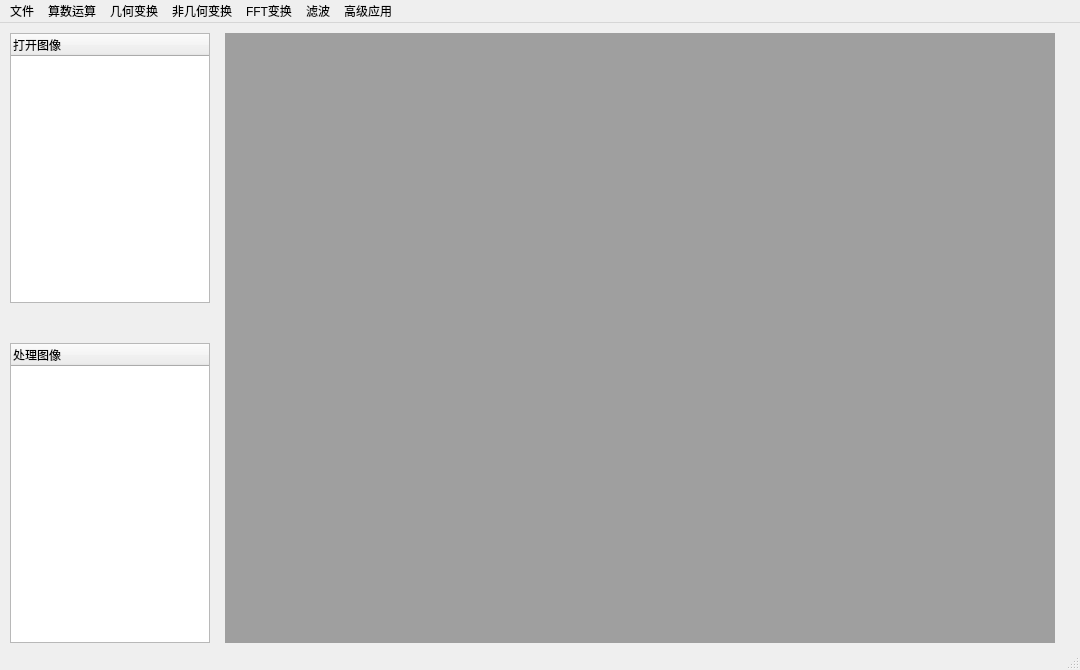
<?xml version="1.0" encoding="UTF-8"?>
<ui version="4.0">
 <class>MainWindow</class>
 <widget class="QMainWindow" name="MainWindow">
  <property name="geometry">
   <rect>
    <x>0</x>
    <y>0</y>
    <width>1080</width>
    <height>670</height>
   </rect>
  </property>
  <property name="windowTitle">
   <string>MainWindow</string>
  </property>
  <widget class="QWidget" name="centralwidget">
   <widget class="QMdiArea" name="mdiAreaOriginal">
    <property name="geometry">
     <rect>
      <x>225</x>
      <y>10</y>
      <width>830</width>
      <height>610</height>
     </rect>
    </property>
   </widget>
   <widget class="QTreeWidget" name="listFiles">
    <property name="geometry">
     <rect>
      <x>10</x>
      <y>10</y>
      <width>200</width>
      <height>270</height>
     </rect>
    </property>
    <column>
     <property name="text">
      <string>打开图像</string>
     </property>
    </column>
   </widget>
   <widget class="QTreeWidget" name="listPFiles">
    <property name="geometry">
     <rect>
      <x>10</x>
      <y>320</y>
      <width>200</width>
      <height>300</height>
     </rect>
    </property>
    <column>
     <property name="text">
      <string>处理图像</string>
     </property>
    </column>
   </widget>
   <widget class="QPushButton" name="clickDown">
    <property name="geometry">
     <rect>
      <x>50</x>
      <y>285</y>
      <width>32</width>
      <height>32</height>
     </rect>
    </property>
    <property name="text">
     <string/>
    </property>
    <property name="icon">
     <iconset resource="sources.qrc">
      <normaloff>:/icon/resources/down.ico</normaloff>:/icon/resources/down.ico</iconset>
    </property>
    <property name="flat">
     <bool>true</bool>
    </property>
   </widget>
   <widget class="QPushButton" name="clickUp">
    <property name="geometry">
     <rect>
      <x>140</x>
      <y>285</y>
      <width>32</width>
      <height>32</height>
     </rect>
    </property>
    <property name="text">
     <string/>
    </property>
    <property name="icon">
     <iconset resource="sources.qrc">
      <normaloff>:/icon/resources/up.ico</normaloff>:/icon/resources/up.ico</iconset>
    </property>
    <property name="flat">
     <bool>true</bool>
    </property>
   </widget>
  </widget>
  <widget class="QMenuBar" name="menubar">
   <property name="geometry">
    <rect>
     <x>0</x>
     <y>0</y>
     <width>1080</width>
     <height>22</height>
    </rect>
   </property>
   <widget class="QMenu" name="menuFile">
    <property name="title">
     <string>文件</string>
    </property>
    <addaction name="actionOpenFile"/>
    <addaction name="actionCloseFile"/>
    <addaction name="actionSaveFile"/>
   </widget>
   <widget class="QMenu" name="menuArithm">
    <property name="title">
     <string>算数运算</string>
    </property>
    <addaction name="actionNegOps"/>
    <addaction name="separator"/>
    <addaction name="actionToGrayScale"/>
    <addaction name="actionToBinary"/>
    <addaction name="separator"/>
    <addaction name="actionArithmOpses"/>
   </widget>
   <widget class="QMenu" name="menuGeometryOps">
    <property name="title">
     <string>几何变换</string>
    </property>
    <widget class="QMenu" name="menu">
     <property name="title">
      <string>镜像</string>
     </property>
     <addaction name="actionFlipHorizontal"/>
     <addaction name="actionFlipVertical"/>
    </widget>
    <addaction name="actionMove"/>
    <addaction name="menu"/>
    <addaction name="actionRotate"/>
    <addaction name="actionScaleUp"/>
    <addaction name="actionScaleDown"/>
   </widget>
   <widget class="QMenu" name="menuNonGeometryOps">
    <property name="title">
     <string>非几何变换</string>
    </property>
    <addaction name="actionScaleGrayExp"/>
    <addaction name="separator"/>
    <addaction name="actionHistogramEqualize"/>
   </widget>
   <widget class="QMenu" name="menuFFTOps">
    <property name="title">
     <string>FFT变换</string>
    </property>
    <addaction name="actionFFTOps"/>
    <addaction name="actionFFTAndIFFTOps"/>
   </widget>
   <widget class="QMenu" name="menuFilterOps">
    <property name="title">
     <string>滤波</string>
    </property>
    <addaction name="actionMeanFilter"/>
    <addaction name="actionMedianFilter"/>
    <addaction name="actionGaussianFilter"/>
   </widget>
   <widget class="QMenu" name="menuAdvanceOps">
    <property name="title">
     <string>高级应用</string>
    </property>
    <widget class="QMenu" name="menuEdgeDetect">
     <property name="title">
      <string>边缘检测</string>
     </property>
     <addaction name="actionRobertsDetect"/>
     <addaction name="actionSobelDetect"/>
     <addaction name="actionPrewittDetect"/>
     <addaction name="actionLaplaceDetect"/>
    </widget>
    <widget class="QMenu" name="menu_2">
     <property name="title">
      <string>项数重构例子</string>
     </property>
     <addaction name="actionDisplayRExample"/>
     <addaction name="actionExampleRefactor"/>
    </widget>
    <addaction name="menuEdgeDetect"/>
    <addaction name="actionKmeansClustering"/>
    <addaction name="menu_2"/>
    <addaction name="actionLaplaceSharpen"/>
   </widget>
   <addaction name="menuFile"/>
   <addaction name="menuArithm"/>
   <addaction name="menuGeometryOps"/>
   <addaction name="menuNonGeometryOps"/>
   <addaction name="menuFFTOps"/>
   <addaction name="menuFilterOps"/>
   <addaction name="menuAdvanceOps"/>
  </widget>
  <widget class="QStatusBar" name="statusbar"/>
  <action name="actionOpenFile">
   <property name="text">
    <string>打开文件</string>
   </property>
  </action>
  <action name="actionCloseFile">
   <property name="text">
    <string>关闭文件</string>
   </property>
  </action>
  <action name="actionMeanFilter">
   <property name="text">
    <string>均值滤波</string>
   </property>
  </action>
  <action name="actionSaveFile">
   <property name="text">
    <string>保存文件</string>
   </property>
  </action>
  <action name="actionMedianFilter">
   <property name="text">
    <string>中值滤波</string>
   </property>
  </action>
  <action name="actionRobertsDetect">
   <property name="text">
    <string>Roberts算子</string>
   </property>
  </action>
  <action name="actionSobelDetect">
   <property name="text">
    <string>Sobel算子</string>
   </property>
  </action>
  <action name="actionPrewittDetect">
   <property name="text">
    <string>Prewitt算子</string>
   </property>
  </action>
  <action name="actionLaplaceDetect">
   <property name="text">
    <string>Laplace算子</string>
   </property>
  </action>
  <action name="actionGaussianFilter">
   <property name="text">
    <string>高斯滤波</string>
   </property>
  </action>
  <action name="actionNegOps">
   <property name="text">
    <string>求反</string>
   </property>
  </action>
  <action name="actionToGrayScale">
   <property name="text">
    <string>灰度图像转换</string>
   </property>
  </action>
  <action name="actionToBinary">
   <property name="text">
    <string>二值图像转换</string>
   </property>
  </action>
  <action name="actionScaleGrayExp">
   <property name="text">
    <string>灰度指数级变换</string>
   </property>
  </action>
  <action name="actionHistgramEqualize">
   <property name="text">
    <string>HistgramEqualize</string>
   </property>
  </action>
  <action name="actionHistogramEqualize">
   <property name="text">
    <string>直方图均衡化</string>
   </property>
  </action>
  <action name="actionFFTOps">
   <property name="text">
    <string>快速傅里叶变换(FFT)</string>
   </property>
  </action>
  <action name="actionFFTAndIFFTOps">
   <property name="text">
    <string>FFT然后IFFT</string>
   </property>
  </action>
  <action name="actionArithmOps">
   <property name="text">
    <string>算数运算</string>
   </property>
  </action>
  <action name="actionArithmOpses">
   <property name="text">
    <string>算数运算</string>
   </property>
  </action>
  <action name="actionMove">
   <property name="text">
    <string>平移</string>
   </property>
  </action>
  <action name="actionRotate">
   <property name="text">
    <string>旋转</string>
   </property>
  </action>
  <action name="actionScaleUp">
   <property name="text">
    <string>放大</string>
   </property>
  </action>
  <action name="actionScaleDown">
   <property name="text">
    <string>缩小</string>
   </property>
  </action>
  <action name="actionFlipHorizontal">
   <property name="text">
    <string>水平镜像</string>
   </property>
  </action>
  <action name="actionFlipVertical">
   <property name="text">
    <string>垂直镜像</string>
   </property>
  </action>
  <action name="actionKmeansClustering">
   <property name="text">
    <string>K均值像素聚类</string>
   </property>
  </action>
  <action name="actionDisplayRExample">
   <property name="text">
    <string>
显示原目标边界</string>
   </property>
  </action>
  <action name="actionExampleRefactor">
   <property name="text">
    <string>边界傅里叶描述子项数重构</string>
   </property>
  </action>
  <action name="actionLaplaceSharpen">
   <property name="text">
    <string>Laplace 锐化</string>
   </property>
  </action>
 </widget>
 <resources>
  <include location="sources.qrc"/>
 </resources>
 <connections/>
</ui>
